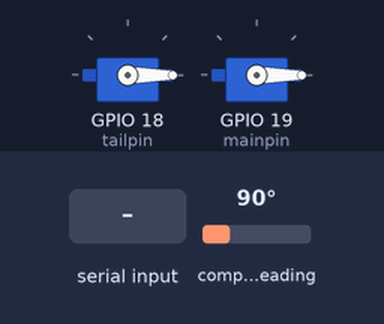
A sketch run on a simulated ESP32. Parts: 2 × servo. Wiring (inferred from the names in the program): AS5600 angle sensor at I2C address 0x36. Inputs (shaded band) come from the test bench; at power-on: compass heading 90°. What the sketch prints to the serial monitor is not drawn.

Above: at 7.2 s.
7.3 s: "w" received over Serial
At 8.4 s:
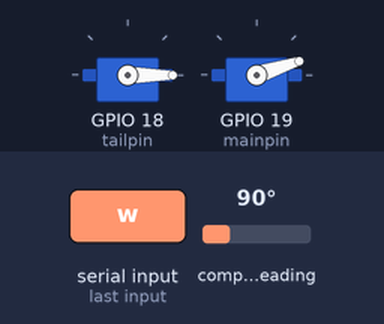
8.8 s: compass heading set to 94°
At 9.6 s:
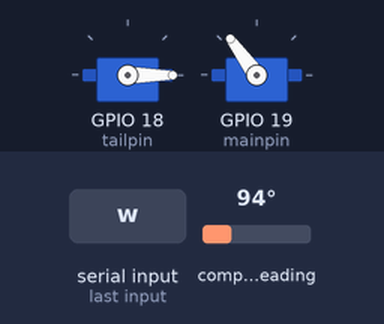
10.3 s: compass heading set to 7°
At 10.7 s:
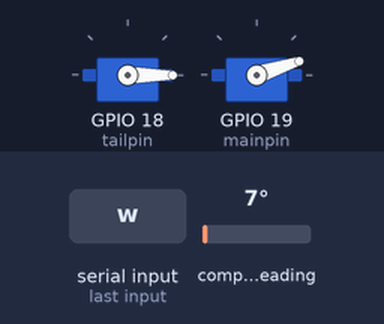
11.8 s: compass heading set to 180°
At 13.0 s:
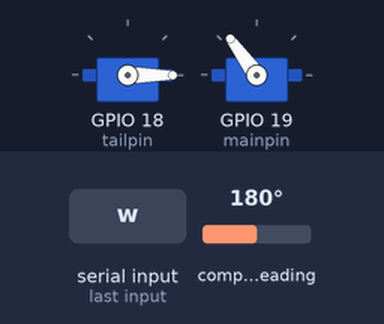
13.3 s: "d" received over Serial
At 14.2 s:
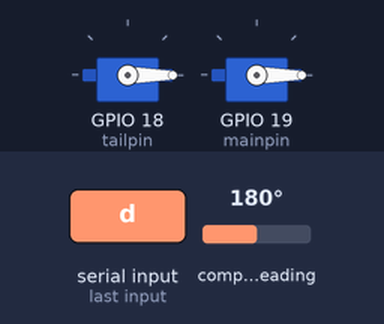
Timing chart, 0 to 15.8 s (numbered marks = the images above; inputs shaded):
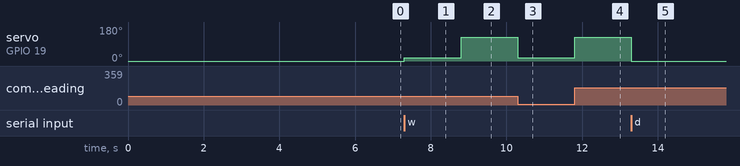

The sketch:

dependant_rotation.ino
```cpp
#include <ESP32Servo.h>
#include <Wire.h>


#define AS5600_ADDR 0x36

Servo tail_motor;
int tailpin = 18;

Servo main_motor;
int mainpin = 19;

bool running = false;
bool check = false;
char incoming = 'd';

uint16_t readRegister16(uint8_t reg) {
  Wire.beginTransmission(AS5600_ADDR);
  Wire.write(reg);
  Wire.endTransmission();

  Wire.requestFrom(AS5600_ADDR, 2);

  uint16_t high = Wire.read();
  uint16_t low  = Wire.read();

  return (high << 8) | low;
}

void setup() {
  // put your setup code here, to run once:
  Serial.begin(115200);
  Wire.begin(21,22);

  tail_motor.setPeriodHertz(60);
  tail_motor.attach(tailpin,1000,2000);
  tail_motor.writeMicroseconds(1000);
  delay(3000);

  main_motor.setPeriodHertz(60);
  main_motor.attach(mainpin,1000,2000);
  main_motor.writeMicroseconds(1000);
  delay(3000);


}

void loop() {
  // put your main code here, to run repeatedly:
  if (Serial.available() > 0){
    incoming = Serial.read();
    Serial.println(incoming);
    if (incoming == 'w'){
      running = true;
    }
    else if(incoming == 'd'){
      running = false;
    }
  }

    if (running) {
      uint16_t rawAngle = readRegister16(0x0C);
      if (rawAngle > 1024 && rawAngle < 3072) {

        // Serial.println(micros());
        Serial.println(rawAngle);
        main_motor.writeMicroseconds(1700);
      }
      else{
        // Serial.println(micros());
        Serial.println(rawAngle);
        main_motor.writeMicroseconds(1100);
      }
    }
    else{
      uint16_t rawAngle = readRegister16(0x0C);
      Serial.println(rawAngle);
      main_motor.writeMicroseconds(1000);
    }
  }
```

Measured:
- the behaviour switches between 90 and 91° on compass heading (found by bisection; images 1 and 2)
- after the input at 7.3 s, servo on GPIO 19 (mainpin): 0° → 18° at once
- after the input at 8.8 s, servo on GPIO 19 (mainpin): 18° → 126° at once
- after the input at 10.3 s, servo on GPIO 19 (mainpin): 126° → 18° at once
- after the input at 11.8 s, servo on GPIO 19 (mainpin): 18° → 126° at once
- after the input at 13.3 s, servo on GPIO 19 (mainpin): 126° → 0° at once
